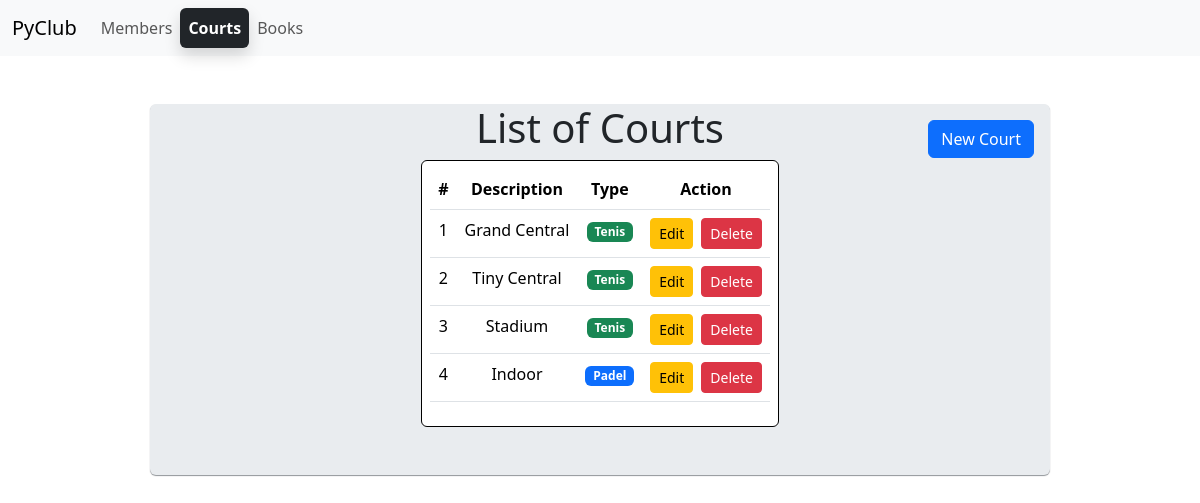
The page /courts/ on the database its author committed.
### club/models.py (models this page shows, shortened)
class Court(models.Model):
    TYPES = [
        ('t', 'Tenis'),
        ('p', 'Pádel'),
    ]
    id = models.AutoField(primary_key=True)
    description = models.CharField(max_length=50)
    type = models.CharField(max_length=1, choices=TYPES)

### club/views.py (the view)
# urls.py: path('courts/', views.court_all, name='court_all'),
def court_all(request):
    courts = Court.objects.all()
    return render(request, 'court/court_All.html', {'courts': courts})

### club/templates/court/court_All.html (shortened to what this page needs)
{% extends 'base.html' %} {% block content %}
<h1>List of Courts</h1>
<div class="position-absolute" style="top: 1rem; right: 1rem">
  <a href="{% url 'court_new' %}"
    ><button class="btn btn-primary">New Court</button></a
  >
</div>
<div class="mx-auto mb-5 p-2 bg-white border border-black rounded">
  <table class="table">
    <thead>
      <tr>
        <th scope="col">#</th>
        <th scope="col">Description</th>
        <th scope="col">Type</th>
        <th scope="col">Action</th>
      </tr>
    </thead>
    <tbody>
      {% for court in courts %}
      <tr>
        <td>{{ court.id }}</td>
        <td>{{ court.description }}</td>
        <td>
          {%if court.type == 'p' %}
          <span class="badge text-bg-primary">Padel</span> {%else%}
          <span class="badge text-bg-success">Tenis</span> {%endif%}
        </td>
        <td>
          <div class="row g-2">
            <div class="col">
              <a href="{% url 'court_edit' court.id %}">
                <button
                  type="button"
                  class="btn btn-warning btn-sm btn-rounded"
                >
                  Edit
                </button>
              </a>
            </div>
            <div class="col">
              <button
                type="button"
                class="btn btn-danger btn-sm btn-rounded"
                data-bs-toggle="modal"
                data-bs-target="#confirmDelete{{ court.id }}"
              >
                Delete
              </button>
            </div>
          </div>
        </td>
      </tr>
      {% endfor %}
    </tbody>
  </table>
</div>
{% endblock %}

### rows shown on the page
Court: id "1", description "Grand Central", type "Tenis"
Court: id "2", description "Tiny Central", type "Tenis"
Court: id "3", description "Stadium", type "Tenis"
Court: id "4", description "Indoor", type "Padel"
